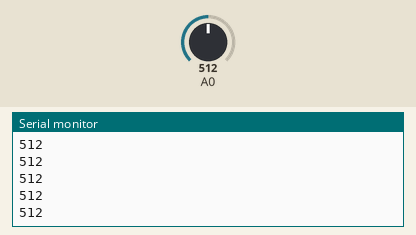
A sketch run on a simulated Arduino Uno, built with avr-gcc and run on an emulated ATmega328P. Parts: the last lines printed to the serial monitor. Inputs (shaded band) come from the test bench; at power-on: A0 = 512.

Above: at 1.2 s.
1.3 s: A0 set to 716
At 1.61 s:
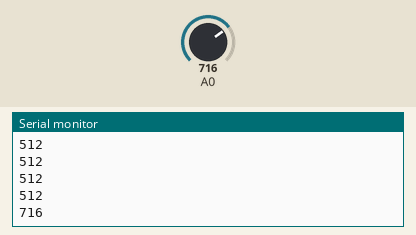
2.8 s: A0 set to 900
At 2.85 s:
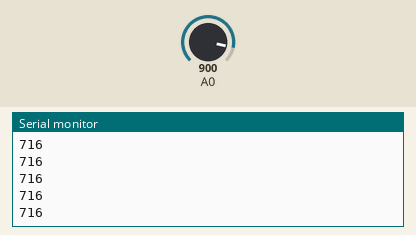
Timing chart, 0 to 5.8 s (numbered marks = the images above; inputs shaded):
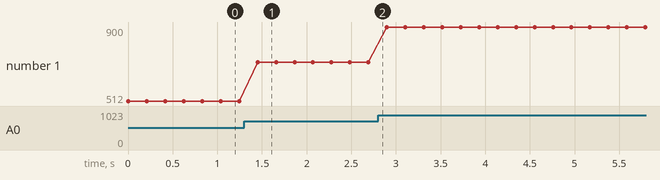

The sketch:

arduino.ino
```cpp
#include <SoftwareSerial.h>
SoftwareSerial nodemcu(2,3); //rx tx

void setup() {
  Serial.begin(9600);
  nodemcu.begin(9600);
  pinMode(A0,INPUT);

}

void loop() {
  int data = analogRead(A0);
  nodemcu.print(data);
  Serial.println(data);
  nodemcu.println("\n");
  delay(200);

}
```

Measured:
- after the input at 1.3 s, the serial monitor: prints a new line after 0.15 s (image 1)
- plotted number 1: 512 → 716 after the input at 1.3 s, 716 → 900 after the input at 2.8 s
